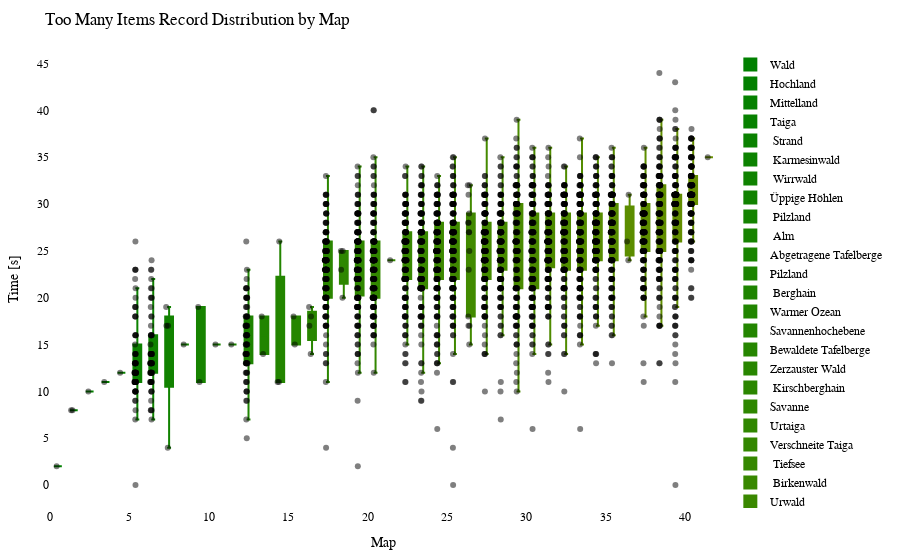

Notebook code for this chart:
### Code cell
import plotly.graph_objects as go
import plotly.io as pio

df = getRecordsDataframe(minigame="Sammelwahn")

# sort df columns by mean value 
df = df.reindex(df.mean().sort_values().index, axis=1)

# drop sum column
df = df.drop(columns=["Sum"])

# remove "Punkte" from all columns
df.columns = df.columns.str.replace('Punkte', '')

cmap = LinearSegmentedColormap.from_list("green_orange", ["green", "orange"])
colors = [to_hex(cmap(i / (num_columns - 1))) for i in range(num_columns)]

# Calculate the offset for centering the data points
num_columns = len(df.columns)
offset = 0.5

# Create a Swarm plot using Plotly
fig = go.Figure()

for i, (column, color) in enumerate(zip(df.columns, colors)):
    x_values = [i + offset] * len(df[column])  # Adjust x-values with offset for horizontal centering
    fig.add_trace(go.Box(x=x_values,
                         y=df[column],
                         name=column,
                         boxpoints='all',
                         pointpos=-0.5,  # Adjust point position to prevent overlapping
                         marker=dict(color='rgba(0,0,0,0.5)', size=6),  # Adjust marker color and size
                         line=dict(color=color),
                         fillcolor=color,
                         hovertext=df_to_html.index,
                         hoverinfo='name+text+y',
                         showlegend=True))

fig.update_layout(title="Too Many Items Record Distribution by Map",
                  xaxis=dict(title="Map"),
                  yaxis=dict(title="Time [s]"),
                  showlegend=True,
                  font=dict(family="Arial", size=12, color="black"),  # Customize font
                  plot_bgcolor="white",  # Set background color
                  margin=dict(l=50, r=50, t=50, b=50),  # Adjust margins for better layout
                  )

pio.show(fig)

pio.write_html(fig, "out/sammel_swarm_plot.html")

### Figure 1 — Plotly figure (JSON) as saved in the notebook; plotly's stock layout.template omitted (floating-point values rounded to 4 significant figures; data arrays with more than 128 entries replaced by an {"elided": "..."} marker saying what was removed)
{"data": [{"boxpoints": "all", "fillcolor": "#008000", "hoverinfo": "name+text+y", "hovertext": {"elided": "211 str values"}, "line": {"color": "#008000"}, "marker": {"color": "rgba(0,0,0,0.5)", "size": 6}, "name": "Wald", "pointpos": -0.5, "showlegend": true, "type": "box", "x": {"elided": "206 float values"}, "y": {"elided": "206 int values"}}, {"boxpoints": "all", "fillcolor": "#028000", "hoverinfo": "name+text+y", "hovertext": {"elided": "211 str values"}, "line": {"color": "#028000"}, "marker": {"color": "rgba(0,0,0,0.5)", "size": 6}, "name": "Hochland", "pointpos": -0.5, "showlegend": true, "type": "box", "x": {"elided": "206 float values"}, "y": {"elided": "206 int values"}}, {"boxpoints": "all", "fillcolor": "#058100", "hoverinfo": "name+text+y", "hovertext": {"elided": "211 str values"}, "line": {"color": "#058100"}, "marker": {"color": "rgba(0,0,0,0.5)", "size": 6}, "name": "Mittelland", "pointpos": -0.5, "showlegend": true, "type": "box", "x": {"elided": "206 float values"}, "y": {"elided": "206 int values"}}, {"boxpoints": "all", "fillcolor": "#078100", "hoverinfo": "name+text+y", "hovertext": {"elided": "211 str values"}, "line": {"color": "#078100"}, "marker": {"color": "rgba(0,0,0,0.5)", "size": 6}, "name": "Taiga", "pointpos": -0.5, "showlegend": true, "type": "box", "x": {"elided": "206 float values"}, "y": {"elided": "206 int values"}}, {"boxpoints": "all", "fillcolor": "#0a8100", "hoverinfo": "name+text+y", "hovertext": {"elided": "211 str values"}, "line": {"color": "#0a8100"}, "marker": {"color": "rgba(0,0,0,0.5)", "size": 6}, "name": " Strand", "pointpos": -0.5, "showlegend": true, "type": "box", "x": {"elided": "206 float values"}, "y": {"elided": "206 int values"}}, {"boxpoints": "all", "fillcolor": "#0c8200", "hoverinfo": "name+text+y", "hovertext": {"elided": "211 str values"}, "line": {"color": "#0c8200"}, "marker": {"color": "rgba(0,0,0,0.5)", "size": 6}, "name": " Karmesinwald", "pointpos": -0.5, "showlegend": true, "type": "box", "x": {"elided": "206 float values"}, "y": {"elided": "206 int values"}}, {"boxpoints": "all", "fillcolor": "#0f8200", "hoverinfo": "name+text+y", "hovertext": {"elided": "211 str values"}, "line": {"color": "#0f8200"}, "marker": {"color": "rgba(0,0,0,0.5)", "size": 6}, "name": " Wirrwald", "pointpos": -0.5, "showlegend": true, "type": "box", "x": {"elided": "206 float values"}, "y": {"elided": "206 int values"}}, {"boxpoints": "all", "fillcolor": "#118200", "hoverinfo": "name+text+y", "hovertext": {"elided": "211 str values"}, "line": {"color": "#118200"}, "marker": {"color": "rgba(0,0,0,0.5)", "size": 6}, "name": "Üppige Höhlen", "pointpos": -0.5, "showlegend": true, "type": "box", "x": {"elided": "206 float values"}, "y": {"elided": "206 int values"}}, {"boxpoints": "all", "fillcolor": "#148300", "hoverinfo": "name+text+y", "hovertext": {"elided": "211 str values"}, "line": {"color": "#148300"}, "marker": {"color": "rgba(0,0,0,0.5)", "size": 6}, "name": " Pilzland", "pointpos": -0.5, "showlegend": true, "type": "box", "x": {"elided": "206 float values"}, "y": {"elided": "206 int values"}}, {"boxpoints": "all", "fillcolor": "#178300", "hoverinfo": "name+text+y", "hovertext": {"elided": "211 str values"}, "line": {"color": "#178300"}, "marker": {"color": "rgba(0,0,0,0.5)", "size": 6}, "name": " Alm", "pointpos": -0.5, "showlegend": true, "type": "box", "x": {"elided": "206 float values"}, "y": {"elided": "206 int values"}}, {"boxpoints": "all", "fillcolor": "#198400", "hoverinfo": "name+text+y", "hovertext": {"elided": "211 str values"}, "line": {"color": "#198400"}, "marker": {"color": "rgba(0,0,0,0.5)", "size": 6}, "name": "Abgetragene Tafelberge", "pointpos": -0.5, "showlegend": true, "type": "box", "x": {"elided": "206 float values"}, "y": {"elided": "206 int values"}}, {"boxpoints": "all", "fillcolor": "#1c8400", "hoverinfo": "name+text+y", "hovertext": {"elided": "211 str values"}, "line": {"color": "#1c8400"}, "marker": {"color": "rgba(0,0,0,0.5)", "size": 6}, "name": "Pilzland", "pointpos": -0.5, "showlegend": true, "type": "box", "x": {"elided": "206 float values"}, "y": {"elided": "206 int values"}}, {"boxpoints": "all", "fillcolor": "#1e8400", "hoverinfo": "name+text+y", "hovertext": {"elided": "211 str values"}, "line": {"color": "#1e8400"}, "marker": {"color": "rgba(0,0,0,0.5)", "size": 6}, "name": " Berghain", "pointpos": -0.5, "showlegend": true, "type": "box", "x": {"elided": "206 float values"}, "y": {"elided": "206 int values"}}, {"boxpoints": "all", "fillcolor": "#218500", "hoverinfo": "name+text+y", "hovertext": {"elided": "211 str values"}, "line": {"color": "#218500"}, "marker": {"color": "rgba(0,0,0,0.5)", "size": 6}, "name": "Warmer Ozean", "pointpos": -0.5, "showlegend": true, "type": "box", "x": {"elided": "206 float values"}, "y": {"elided": "206 int values"}}, {"boxpoints": "all", "fillcolor": "#238500", "hoverinfo": "name+text+y", "hovertext": {"elided": "211 str values"}, "line": {"color": "#238500"}, "marker": {"color": "rgba(0,0,0,0.5)", "size": 6}, "name": "Savannenhochebene", "pointpos": -0.5, "showlegend": true, "type": "box", "x": {"elided": "206 float values"}, "y": {"elided": "206 int values"}}, {"boxpoints": "all", "fillcolor": "#268600", "hoverinfo": "name+text+y", "hovertext": {"elided": "211 str values"}, "line": {"color": "#268600"}, "marker": {"color": "rgba(0,0,0,0.5)", "size": 6}, "name": "Bewaldete Tafelberge", "pointpos": -0.5, "showlegend": true, "type": "box", "x": {"elided": "206 float values"}, "y": {"elided": "206 int values"}}, {"boxpoints": "all", "fillcolor": "#288600", "hoverinfo": "name+text+y", "hovertext": {"elided": "211 str values"}, "line": {"color": "#288600"}, "marker": {"color": "rgba(0,0,0,0.5)", "size": 6}, "name": "Zerzauster Wald", "pointpos": -0.5, "showlegend": true, "type": "box", "x": {"elided": "206 float values"}, "y": {"elided": "206 int values"}}, {"boxpoints": "all", "fillcolor": "#2b8600", "hoverinfo": "name+text+y", "hovertext": {"elided": "211 str values"}, "line": {"color": "#2b8600"}, "marker": {"color": "rgba(0,0,0,0.5)", "size": 6}, "name": " Kirschberghain", "pointpos": -0.5, "showlegend": true, "type": "box", "x": {"elided": "206 float values"}, "y": {"elided": "206 int values"}}, {"boxpoints": "all", "fillcolor": "#2e8700", "hoverinfo": "name+text+y", "hovertext": {"elided": "211 str values"}, "line": {"color": "#2e8700"}, "marker": {"color": "rgba(0,0,0,0.5)", "size": 6}, "name": "Savanne", "pointpos": -0.5, "showlegend": true, "type": "box", "x": {"elided": "206 float values"}, "y": {"elided": "206 int values"}}, {"boxpoints": "all", "fillcolor": "#308700", "hoverinfo": "name+text+y", "hovertext": {"elided": "211 str values"}, "line": {"color": "#308700"}, "marker": {"color": "rgba(0,0,0,0.5)", "size": 6}, "name": "Urtaiga", "pointpos": -0.5, "showlegend": true, "type": "box", "x": {"elided": "206 float values"}, "y": {"elided": "206 int values"}}, {"boxpoints": "all", "fillcolor": "#338700", "hoverinfo": "name+text+y", "hovertext": {"elided": "211 str values"}, "line": {"color": "#338700"}, "marker": {"color": "rgba(0,0,0,0.5)", "size": 6}, "name": "Verschneite Taiga", "pointpos": -0.5, "showlegend": true, "type": "box", "x": {"elided": "206 float values"}, "y": {"elided": "206 int values"}}, {"boxpoints": "all", "fillcolor": "#358800", "hoverinfo": "name+text+y", "hovertext": {"elided": "211 str values"}, "line": {"color": "#358800"}, "marker": {"color": "rgba(0,0,0,0.5)", "size": 6}, "name": " Tiefsee", "pointpos": -0.5, "showlegend": true, "type": "box", "x": {"elided": "206 float values"}, "y": {"elided": "206 int values"}}, {"boxpoints": "all", "fillcolor": "#388800", "hoverinfo": "name+text+y", "hovertext": {"elided": "211 str values"}, "line": {"color": "#388800"}, "marker": {"color": "rgba(0,0,0,0.5)", "size": 6}, "name": " Birkenwald", "pointpos": -0.5, "showlegend": true, "type": "box", "x": {"elided": "206 float values"}, "y": {"elided": "206 int values"}}, {"boxpoints": "all", "fillcolor": "#3a8800", "hoverinfo": "name+text+y", "hovertext": {"elided": "211 str values"}, "line": {"color": "#3a8800"}, "marker": {"color": "rgba(0,0,0,0.5)", "size": 6}, "name": "Urwald", "pointpos": -0.5, "showlegend": true, "type": "box", "x": {"elided": "206 float values"}, "y": {"elided": "206 int values"}}, {"boxpoints": "all", "fillcolor": "#3d8900", "hoverinfo": "name+text+y", "hovertext": {"elided": "211 str values"}, "line": {"color": "#3d8900"}, "marker": {"color": "rgba(0,0,0,0.5)", "size": 6}, "name": " Sumpf", "pointpos": -0.5, "showlegend": true, "type": "box", "x": {"elided": "206 float values"}, "y": {"elided": "206 int values"}}, {"boxpoints": "all", "fillcolor": "#408900", "hoverinfo": "name+text+y", "hovertext": {"elided": "211 str values"}, "line": {"color": "#408900"}, "marker": {"color": "rgba(0,0,0,0.5)", "size": 6}, "name": " Dschungel", "pointpos": -0.5, "showlegend": true, "type": "box", "x": {"elided": "206 float values"}, "y": {"elided": "206 int values"}}, {"boxpoints": "all", "fillcolor": "#428a00", "hoverinfo": "name+text+y", "hovertext": {"elided": "211 str values"}, "line": {"color": "#428a00"}, "marker": {"color": "rgba(0,0,0,0.5)", "size": 6}, "name": "Blumenwald", "pointpos": -0.5, "showlegend": true, "type": "box", "x": {"elided": "206 float values"}, "y": {"elided": "206 int values"}}, {"boxpoints": "all", "fillcolor": "#458a00", "hoverinfo": "name+text+y", "hovertext": {"elided": "211 str values"}, "line": {"color": "#458a00"}, "marker": {"color": "rgba(0,0,0,0.5)", "size": 6}, "name": "Zerzauste Hügel", "pointpos": -0.5, "showlegend": true, "type": "box", "x": {"elided": "206 float values"}, "y": {"elided": "206 int values"}}, {"boxpoints": "all", "fillcolor": "#478a00", "hoverinfo": "name+text+y", "hovertext": {"elided": "211 str values"}, "line": {"color": "#478a00"}, "marker": {"color": "rgba(0,0,0,0.5)", "size": 6}, "name": " Bambusdschungel", "pointpos": -0.5, "showlegend": true, "type": "box", "x": {"elided": "206 float values"}, "y": {"elided": "206 int values"}}, {"boxpoints": "all", "fillcolor": "#4a8b00", "hoverinfo": "name+text+y", "hovertext": {"elided": "211 str values"}, "line": {"color": "#4a8b00"}, "marker": {"color": "rgba(0,0,0,0.5)", "size": 6}, "name": "Verschneite Ebene", "pointpos": -0.5, "showlegend": true, "type": "box", "x": {"elided": "206 float values"}, "y": {"elided": "206 int values"}}, {"boxpoints": "all", "fillcolor": "#4c8b00", "hoverinfo": "name+text+y", "hovertext": {"elided": "211 str values"}, "line": {"color": "#4c8b00"}, "marker": {"color": "rgba(0,0,0,0.5)", "size": 6}, "name": " Taiga", "pointpos": -0.5, "showlegend": true, "type": "box", "x": {"elided": "206 float values"}, "y": {"elided": "206 int values"}}, {"boxpoints": "all", "fillcolor": "#4f8b00", "hoverinfo": "name+text+y", "hovertext": {"elided": "211 str values"}, "line": {"color": "#4f8b00"}, "marker": {"color": "rgba(0,0,0,0.5)", "size": 6}, "name": " Wald", "pointpos": -0.5, "showlegend": true, "type": "box", "x": {"elided": "206 float values"}, "y": {"elided": "206 int values"}}, {"boxpoints": "all", "fillcolor": "#518c00", "hoverinfo": "name+text+y", "hovertext": {"elided": "211 str values"}, "line": {"color": "#518c00"}, "marker": {"color": "rgba(0,0,0,0.5)", "size": 6}, "name": "Zerzauste Savanne", "pointpos": -0.5, "showlegend": true, "type": "box", "x": {"elided": "206 float values"}, "y": {"elided": "206 int values"}}, {"boxpoints": "all", "fillcolor": "#548c00", "hoverinfo": "name+text+y", "hovertext": {"elided": "211 str values"}, "line": {"color": "#548c00"}, "marker": {"color": "rgba(0,0,0,0.5)", "size": 6}, "name": " Savannenhochebene", "pointpos": -0.5, "showlegend": true, "type": "box", "x": {"elided": "206 float values"}, "y": {"elided": "206 int values"}}, {"boxpoints": "all", "fillcolor": "#578d00", "hoverinfo": "name+text+y", "hovertext": {"elided": "211 str values"}, "line": {"color": "#578d00"}, "marker": {"color": "rgba(0,0,0,0.5)", "size": 6}, "name": "Lichter Dschungel", "pointpos": -0.5, "showlegend": true, "type": "box", "x": {"elided": "206 float values"}, "y": {"elided": "206 int values"}}, {"boxpoints": "all", "fillcolor": "#598d00", "hoverinfo": "name+text+y", "hovertext": {"elided": "211 str values"}, "line": {"color": "#598d00"}, "marker": {"color": "rgba(0,0,0,0.5)", "size": 6}, "name": "Dichter Wald", "pointpos": -0.5, "showlegend": true, "type": "box", "x": {"elided": "206 float values"}, "y": {"elided": "206 int values"}}, {"boxpoints": "all", "fillcolor": "#5c8d00", "hoverinfo": "name+text+y", "hovertext": {"elided": "211 str values"}, "line": {"color": "#5c8d00"}, "marker": {"color": "rgba(0,0,0,0.5)", "size": 6}, "name": " Sonnenblumenebene", "pointpos": -0.5, "showlegend": true, "type": "box", "x": {"elided": "206 float values"}, "y": {"elided": "206 int values"}}, {"boxpoints": "all", "fillcolor": "#5e8e00", "hoverinfo": "name+text+y", "hovertext": {"elided": "211 str values"}, "line": {"color": "#5e8e00"}, "marker": {"color": "rgba(0,0,0,0.5)", "size": 6}, "name": "Sonnenblumenebene", "pointpos": -0.5, "showlegend": true, "type": "box", "x": {"elided": "206 float values"}, "y": {"elided": "206 int values"}}, {"boxpoints": "all", "fillcolor": "#618e00", "hoverinfo": "name+text+y", "hovertext": {"elided": "211 str values"}, "line": {"color": "#618e00"}, "marker": {"color": "rgba(0,0,0,0.5)", "size": 6}, "name": " Ebene", "pointpos": -0.5, "showlegend": true, "type": "box", "x": {"elided": "206 float values"}, "y": {"elided": "206 int values"}}, {"boxpoints": "all", "fillcolor": "#638e00", "hoverinfo": "name+text+y", "hovertext": {"elided": "211 str values"}, "line": {"color": "#638e00"}, "marker": {"color": "rgba(0,0,0,0.5)", "size": 6}, "name": " Savanne", "pointpos": -0.5, "showlegend": true, "type": "box", "x": {"elided": "206 float values"}, "y": {"elided": "206 int values"}}, {"boxpoints": "all", "fillcolor": "#668f00", "hoverinfo": "name+text+y", "hovertext": {"elided": "211 str values"}, "line": {"color": "#668f00"}, "marker": {"color": "rgba(0,0,0,0.5)", "size": 6}, "name": " Blumenwald", "pointpos": -0.5, "showlegend": true, "type": "box", "x": {"elided": "206 float values"}, "y": {"elided": "206 int values"}}, {"boxpoints": "all", "fillcolor": "#688f00", "hoverinfo": "name+text+y", "hovertext": {"elided": "211 str values"}, "line": {"color": "#688f00"}, "marker": {"color": "rgba(0,0,0,0.5)", "size": 6}, "name": " Tropfsteinhöhlen", "pointpos": -0.5, "showlegend": true, "type": "box", "x": {"elided": "206 float values"}, "y": {"elided": "206 int values"}}], "layout": {"font": {"color": "black", "family": "Arial", "size": 12}, "margin": {"b": 50, "l": 50, "r": 50, "t": 50}, "plot_bgcolor": "white", "showlegend": true, "title": {"text": "Too Many Items Record Distribution by Map"}, "xaxis": {"title": {"text": "Map"}}, "yaxis": {"title": {"text": "Time [s]"}}}}
